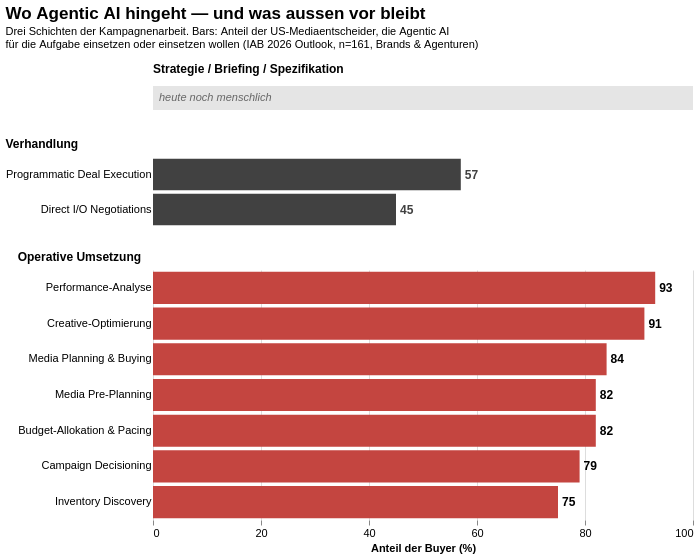

Express this chart as Vega-Lite.
### Vega-Lite specification from a JSON file in a GitHub repository (floating-point values rounded to 4 significant figures)
{"$schema": "https://vega.github.io/schema/vega-lite/v5.json", "title": {"text": "Wo Agentic AI hingeht — und was aussen vor bleibt", "subtitle": ["Drei Schichten der Kampagnenarbeit. Bars: Anteil der US-Mediaentscheider, die Agentic AI", "für die Aufgabe einsetzen oder einsetzen wollen (IAB 2026 Outlook, n=161, Brands & Agenturen)"], "anchor": "start", "fontSize": 17, "subtitleFontSize": 11, "offset": 12}, "config": {"view": {"stroke": null}, "axis": {"domain": false, "labelFontSize": 11, "titleFontSize": 11}, "concat": {"spacing": 24}}, "vconcat": [{"title": {"text": "Strategie / Briefing / Spezifikation", "anchor": "start", "fontSize": 12, "fontWeight": "bold", "offset": 6}, "width": 540, "height": 32, "data": {"values": [{"x0": 0, "x1": 100, "y": 0, "label": "heute noch menschlich"}]}, "layer": [{"mark": {"type": "rect", "fill": "#E5E5E5"}, "encoding": {"x": {"field": "x0", "type": "quantitative", "scale": {"domain": [0, 100]}, "axis": null}, "x2": {"field": "x1"}, "y": {"value": 4}, "y2": {"value": 28}}}, {"mark": {"type": "text", "align": "left", "baseline": "middle", "dx": 6, "fontStyle": "italic", "fontSize": 11, "color": "#666666"}, "encoding": {"x": {"value": 0}, "y": {"value": 16}, "text": {"field": "label"}}}]}, {"title": {"text": "Verhandlung", "anchor": "start", "fontSize": 12, "fontWeight": "bold", "offset": 6}, "width": 540, "height": 70, "data": {"values": [{"task": "Programmatic Deal Execution", "share": 57, "label": "57"}, {"task": "Direct I/O Negotiations", "share": 45, "label": "45"}]}, "layer": [{"mark": {"type": "bar", "color": "#414141"}, "encoding": {"y": {"field": "task", "type": "nominal", "sort": ["Programmatic Deal Execution", "Direct I/O Negotiations"], "axis": {"title": null, "labelFontSize": 11, "ticks": false}}, "x": {"field": "share", "type": "quantitative", "scale": {"domain": [0, 100]}, "axis": null}}}, {"mark": {"type": "text", "align": "left", "baseline": "middle", "dx": 4, "fontWeight": "bold", "fontSize": 12, "color": "#414141"}, "encoding": {"y": {"field": "task", "type": "nominal", "sort": ["Programmatic Deal Execution", "Direct I/O Negotiations"]}, "x": {"field": "share", "type": "quantitative"}, "text": {"field": "label"}}}]}, {"title": {"text": "Operative Umsetzung", "anchor": "start", "fontSize": 12, "fontWeight": "bold", "offset": 6}, "width": 540, "height": 250, "data": {"values": [{"task": "Performance-Analyse", "share": 93, "label": "93"}, {"task": "Creative-Optimierung", "share": 91, "label": "91"}, {"task": "Media Planning & Buying", "share": 84, "label": "84"}, {"task": "Media Pre-Planning", "share": 82, "label": "82"}, {"task": "Budget-Allokation & Pacing", "share": 82, "label": "82"}, {"task": "Campaign Decisioning", "share": 79, "label": "79"}, {"task": "Inventory Discovery", "share": 75, "label": "75"}]}, "layer": [{"mark": {"type": "bar", "color": "#C44540"}, "encoding": {"y": {"field": "task", "type": "nominal", "sort": ["Performance-Analyse", "Creative-Optimierung", "Media Planning & Buying", "Media Pre-Planning", "Budget-Allokation & Pacing", "Campaign Decisioning", "Inventory Discovery"], "axis": {"title": null, "labelFontSize": 11, "ticks": false}}, "x": {"field": "share", "type": "quantitative", "scale": {"domain": [0, 100]}, "title": "Anteil der Buyer (%)", "axis": {"values": [0, 20, 40, 60, 80, 100]}}}}, {"mark": {"type": "text", "align": "left", "baseline": "middle", "dx": 4, "fontWeight": "bold", "fontSize": 12, "color": "#000000"}, "encoding": {"y": {"field": "task", "type": "nominal", "sort": ["Performance-Analyse", "Creative-Optimierung", "Media Planning & Buying", "Media Pre-Planning", "Budget-Allokation & Pacing", "Campaign Decisioning", "Inventory Discovery"]}, "x": {"field": "share", "type": "quantitative"}, "text": {"field": "label"}}}]}]}
